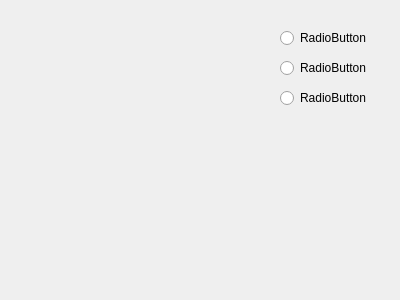
<?xml version="1.0" encoding="UTF-8"?>
<ui version="4.0">
 <class>Dialog</class>
 <widget class="QDialog" name="Dialog">
  <property name="geometry">
   <rect>
    <x>0</x>
    <y>0</y>
    <width>400</width>
    <height>300</height>
   </rect>
  </property>
  <property name="windowTitle">
   <string>Dialog</string>
  </property>
  <widget class="QRadioButton" name="radioButton">
   <property name="geometry">
    <rect>
     <x>280</x>
     <y>30</y>
     <width>90</width>
     <height>16</height>
    </rect>
   </property>
   <property name="text">
    <string>RadioButton</string>
   </property>
  </widget>
  <widget class="QRadioButton" name="radioButton_2">
   <property name="geometry">
    <rect>
     <x>280</x>
     <y>60</y>
     <width>90</width>
     <height>16</height>
    </rect>
   </property>
   <property name="text">
    <string>RadioButton</string>
   </property>
  </widget>
  <widget class="QRadioButton" name="radioButton_3">
   <property name="geometry">
    <rect>
     <x>280</x>
     <y>90</y>
     <width>90</width>
     <height>16</height>
    </rect>
   </property>
   <property name="text">
    <string>RadioButton</string>
   </property>
  </widget>
 </widget>
 <resources/>
 <connections/>
</ui>
